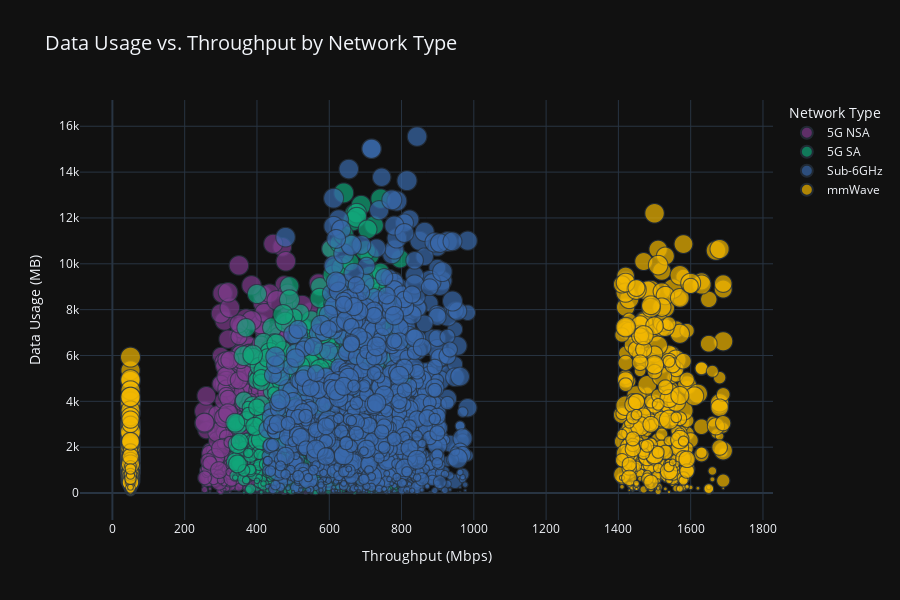

The notebook cell saved with this chart:
### Code cell
# Downsample for performance (optional)
df_sample = df_original.sample(5000, random_state=42)

# Create a bubble chart
fig = px.scatter(df_sample, x='throughput', y='data_usage', size='session_duration', color='network_type',
                 title='Data Usage vs. Throughput by Network Type',
                 labels={'throughput': 'Throughput (Mbps)', 'data_usage': 'Data Usage (MB)', 
                         'session_duration': 'Session Duration (min)'},
                 color_discrete_sequence=px.colors.qualitative.Bold,
                 opacity=0.7, height=600)
fig.update_layout(
    template='plotly_dark',
    title_font_size=20,
    legend_title_text='Network Type'
)
fig.show()

### Figure 1 — Plotly figure (JSON) as saved in the notebook; plotly's stock layout.template omitted (floating-point values rounded to 4 significant figures; data arrays with more than 128 entries replaced by an {"elided": "..."} marker saying what was removed)
{"data": [{"hovertemplate": "network_type=5G NSA<br>Throughput (Mbps)=%{x}<br>Data Usage (MB)=%{y}<br>Session Duration (min)=%{marker.size}<extra></extra>", "legendgroup": "5G NSA", "marker": {"color": "rgb(127, 60, 141)", "opacity": 0.7, "size": {"elided": "1301 int values"}, "sizemode": "area", "sizeref": 0.75, "symbol": "circle"}, "mode": "markers", "name": "5G NSA", "showlegend": true, "type": "scattergl", "x": {"elided": "1301 int values"}, "xaxis": "x", "y": {"elided": "1301 float values"}, "yaxis": "y"}, {"hovertemplate": "network_type=5G SA<br>Throughput (Mbps)=%{x}<br>Data Usage (MB)=%{y}<br>Session Duration (min)=%{marker.size}<extra></extra>", "legendgroup": "5G SA", "marker": {"color": "rgb(17, 165, 121)", "opacity": 0.7, "size": {"elided": "1210 int values"}, "sizemode": "area", "sizeref": 0.75, "symbol": "circle"}, "mode": "markers", "name": "5G SA", "showlegend": true, "type": "scattergl", "x": {"elided": "1210 int values"}, "xaxis": "x", "y": {"elided": "1210 float values"}, "yaxis": "y"}, {"hovertemplate": "network_type=Sub-6GHz<br>Throughput (Mbps)=%{x}<br>Data Usage (MB)=%{y}<br>Session Duration (min)=%{marker.size}<extra></extra>", "legendgroup": "Sub-6GHz", "marker": {"color": "rgb(57, 105, 172)", "opacity": 0.7, "size": {"elided": "1243 int values"}, "sizemode": "area", "sizeref": 0.75, "symbol": "circle"}, "mode": "markers", "name": "Sub-6GHz", "showlegend": true, "type": "scattergl", "x": {"elided": "1243 int values"}, "xaxis": "x", "y": {"elided": "1243 float values"}, "yaxis": "y"}, {"hovertemplate": "network_type=mmWave<br>Throughput (Mbps)=%{x}<br>Data Usage (MB)=%{y}<br>Session Duration (min)=%{marker.size}<extra></extra>", "legendgroup": "mmWave", "marker": {"color": "rgb(242, 183, 1)", "opacity": 0.7, "size": {"elided": "1246 int values"}, "sizemode": "area", "sizeref": 0.75, "symbol": "circle"}, "mode": "markers", "name": "mmWave", "showlegend": true, "type": "scattergl", "x": {"elided": "1246 int values"}, "xaxis": "x", "y": {"elided": "1246 float values"}, "yaxis": "y"}], "layout": {"height": 600, "legend": {"itemsizing": "constant", "title": {"text": "Network Type"}, "tracegroupgap": 0}, "title": {"font": {"size": 20}, "text": "Data Usage vs. Throughput by Network Type"}, "xaxis": {"anchor": "y", "domain": [0, 1], "title": {"text": "Throughput (Mbps)"}}, "yaxis": {"anchor": "x", "domain": [0, 1], "title": {"text": "Data Usage (MB)"}}}}
